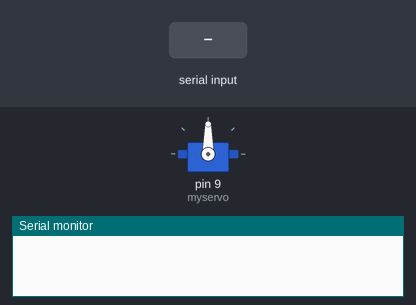
This sketch was run on a simulated Arduino Uno, built with avr-gcc and run on an emulated ATmega328P. Shown: servo, the last lines printed to the serial monitor. The test bench sets the inputs (shaded band).

Above: at 1.2 s.
1.3 s: byte 30 received over Serial
At 1.45 s:
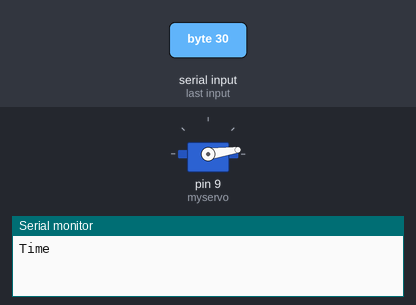
At 4.6 s:
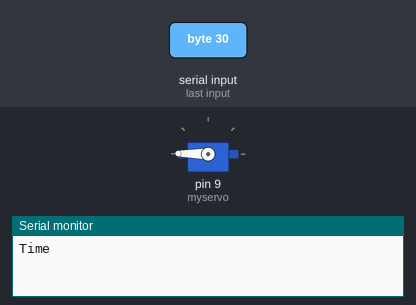
Timing chart, 0 to 6.1 s (numbered marks = the images above; inputs shaded):
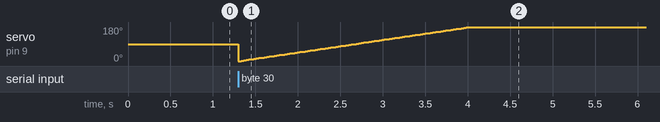

The sketch:

Use.ino
```cpp
#include <Servo.h>

Servo myservo;
boolean time = 1; // placeholder
int pos = 0;
int incomingByte = 0;

void setup()
{
  myservo.attach(9);
  Serial.begin(9600);
}

void loop()
{

 if (Serial.available() > 0) {
  incomingByte = Serial.read();

  if (isAlpha(incomingByte)){
   Serial.println("**ACTIVATED**");
   boolean time = 1;
   }

  if (time = 1)
   {
    Serial.println("Time");
    for(int pos=0; pos < 180; pos +=1)
    {
    myservo.write(pos);
    delay(15);
    }

    delay(1800000);

/*
for(int wait=0; wait < 1800000; wait +=100)
{
  delay(100);
}
*/

    for(int pos=180; pos < 180; pos -=1)
    {
      myservo.write(pos);
      delay(15);
      boolean time = 0;
    }
   }
  }
}

/* This program probably doesn't work either
But is not needed anymore */
```
